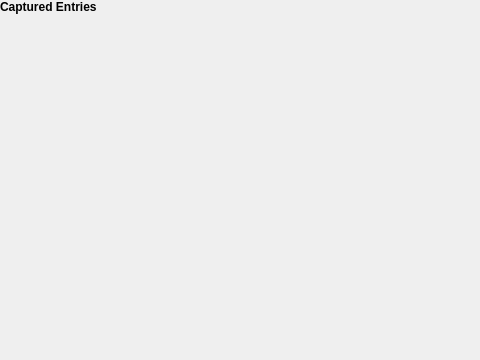
<?xml version="1.0" encoding="UTF-8"?>
<ui version="4.0">
 <class>DataBankViewWidget</class>
 <widget class="QWidget" name="DataBankViewWidget">
  <property name="geometry">
   <rect>
    <x>0</x>
    <y>0</y>
    <width>480</width>
    <height>360</height>
   </rect>
  </property>
  <property name="windowTitle">
   <string>Memory Bank</string>
  </property>
  <layout class="QVBoxLayout" name="verticalLayout">
   <property name="leftMargin">
    <number>0</number>
   </property>
   <property name="topMargin">
    <number>0</number>
   </property>
   <property name="rightMargin">
    <number>0</number>
   </property>
   <property name="bottomMargin">
    <number>0</number>
   </property>
   <item>
    <widget class="QLabel" name="headerLabel">
     <property name="text">
      <string>Captured Entries</string>
     </property>
     <property name="styleSheet">
      <string>font-size: 12px; font-weight: bold;</string>
     </property>
    </widget>
   </item>
   <item>
    <widget class="QScrollArea" name="previewScrollArea">
     <property name="widgetResizable">
      <bool>true</bool>
     </property>
     <property name="frameShape">
      <enum>QFrame::NoFrame</enum>
     </property>
     <widget class="QWidget" name="previewContainer">
      <layout class="QVBoxLayout" name="previewLayout">
       <property name="leftMargin">
        <number>0</number>
       </property>
       <property name="topMargin">
        <number>0</number>
       </property>
       <property name="rightMargin">
        <number>0</number>
       </property>
       <property name="bottomMargin">
        <number>0</number>
       </property>
      </layout>
     </widget>
    </widget>
   </item>
  </layout>
 </widget>
 <resources/>
 <connections/>
</ui>
